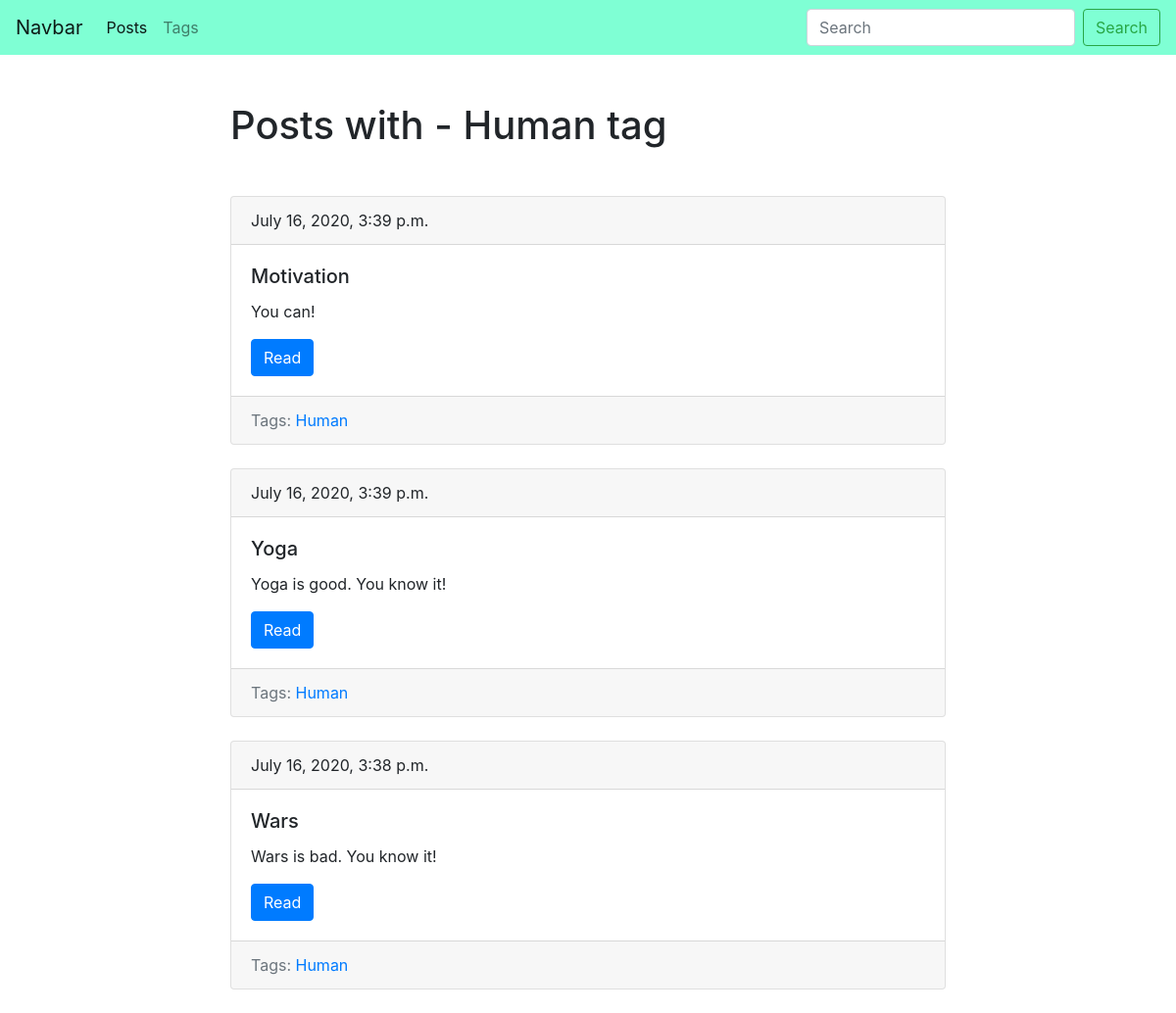
Screenshot of /blog/tags/human/ with the database file from the repository.
### blog/models.py (models this page shows, shortened)
class Tag(models.Model):
    title = models.CharField(max_length=50)
    slug = models.SlugField(max_length=50, unique=True, blank=True)
    def get_absolute_url(self):
        return reverse('tag_details', kwargs={'slug': self.slug})
    class Meta:
        ordering = ['title']

class Post(models.Model):
    title = models.CharField(max_length=150, db_index=True)
    slug = models.SlugField(max_length=150, blank=True, unique=True)
    body = models.TextField(blank=True, db_index=True)
    tags = models.ManyToManyField('Tag', blank=True, related_name='posts')
    date_pub = models.DateTimeField(auto_now_add=True)
    def get_absolute_url(self):
        return reverse('post_details', kwargs={'slug': self.slug})
    class Meta:
        ordering = ['-date_pub']

### blog/views.py (the view)
# urls.py: path('tags/<str:slug>/', TagDetail.as_view(), name='tag_details'),
class TagDetail(ObjectDetailMixin, View):
    model = Tag
    template = 'blog/tag_detail.html'

### blog/utils.py (called while the page is built)
    def get(self, request, slug):
        obj = get_object_or_404(self.model, slug__iexact=slug)
        return render(request, self.template, context={self.model.__name__.lower(): obj, 'admin_object': obj})

### blog/templates/blog/tag_detail.html (shortened to what this page needs)
{% extends 'blog/base_blog.html' %}
{% block content %}
    <h1 class="mb-5">
        Posts with - {{ tag.title|title }} tag
    </h1>
    {% for post in tag.posts.all %}
        {% include 'blog/includes/post_card_template.html' %}
    {% endfor %}
{% endblock %}

### blog/templates/blog/base_blog.html (shortened to what this page needs)
{% extends 'base.html' %}

### templates/base.html (shortened to what this page needs)
{% load static %}
<!DOCTYPE html>
<html lang="en">
<head>
    <link rel="stylesheet" href="{% static 'css/style.css' %}">
    <link rel="stylesheet" href="https://stackpath.bootstrapcdn.com/bootstrap/4.5.0/css/bootstrap.min.css">
</head>
<body>
    <nav class="navbar navbar-expand-lg navbar-light" style="background-color: aquamarine; ">
        <a class="navbar-brand" href="/">Navbar</a>
        <div class="collapse navbar-collapse" id="navbarSupportedContent">
            <ul class="navbar-nav mr-auto">
                <li class="nav-item active">
                    <a class="nav-link" href="{% url 'posts_list' %}">Posts<span class="sr-only">(current)</span></a>
                </li>
                <li class="nav-item">
                    <a class="nav-link" href="{% url 'tags_lists' %}">Tags</a>
                </li>
            </ul>
            <form class="form-inline my-2 my-lg-0" action="{% url 'posts_list' %}">
                <input class="form-control mr-sm-2" type="search" placeholder="Search" aria-label="Search" name="search">
                <button class="btn btn-outline-success my-2 my-sm-0" type="submit">Search</button>
            </form>
        </div>
    </nav>
    <div class="container mt-5">
        <div class="row">
            <div class="col-8 offset-md-2">
                {% block content %}
                {% endblock %}
            </div>
        </div>
    </div>
</body>
</html>

### blog/templates/blog/includes/post_card_template.html
        <div class="card mb-4">
            <div class="card-header">
                {{ post.date_pub }}
            </div>
            <div class="card-body">
                <h5 class="card-title">{{ post.title }}</h5>
                <p class="card-text">{{ post.body }}</p>
                <a href="{{ post.get_absolute_url }}" class="btn btn-primary">Read</a>
            </div>
            <div class="card-footer text-muted">
                Tags:
                {% for tag in post.tags.all %}
                    <a href="{{ tag.get_absolute_url }}">{{ tag.title|title }}</a>
                {% endfor %}
            </div>
        </div>

### rows the page displays
Tag: title "Human"
Post: date_pub "July 16, 2020, 3:39 p.m.", title "Motivation", body "You can!"
Post: date_pub "July 16, 2020, 3:39 p.m.", title "Yoga", body "Yoga is good. You know it!"
Post: date_pub "July 16, 2020, 3:38 p.m.", title "Wars", body "Wars is bad. You know it!"
